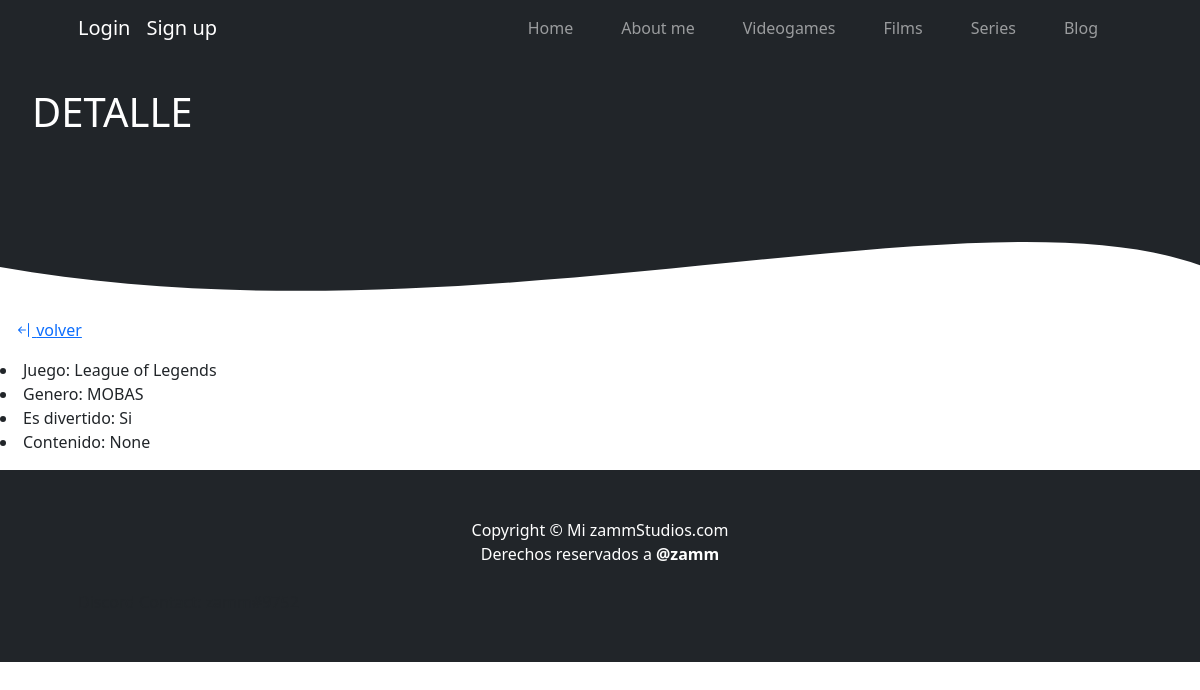
Screenshot of /entretenimiento/videojuegos/14 with the database file from the repository.
### entretenimiento/models.py (models this page shows, shortened)
class VideoJuegos(models.Model):
    nombre = models.CharField(max_length=40)
    genero = models.CharField(max_length=20)
    divertido = models.BooleanField()
    contenido = RichTextField(blank=True, null=True)

### entretenimiento/views.py (the view)
# urls.py: path('videojuegos/<int:pk>', views.DetalleVideojuego.as_view() , name='detalle_videojuego'),
class DetalleVideojuego(DetailView):
    model = VideoJuegos
    template_name = 'entretenimiento/detalle_videojuego.html'

### entretenimiento/templates/entretenimiento/detalle_videojuego.html
{% extends 'index/index.html' %}
{% block header_block %}
    <div style='display: felx; background-color: #212529;'>
        <h1 style='justify-content: center; color: #fff; padding: 2rem; margin: 0;'>DETALLE</h1>
    </div>
    <div style="height: 150px; overflow: hidden;" ><svg viewBox="0 0 500 150" preserveAspectRatio="none" style="height: 100%; width: 100%;"><path d="M-95.65,35.05 C144.74,263.98 442.15,-48.83 526.80,134.72 L500.00,0.00 L0.00,0.00 Z" style="stroke: none; fill: #212529;"></path></svg></div>
{% endblock header_block %}
{% block body_block %}
    <p>
        <a href={% url 'lista_videojuegos' %} style='padding: 1rem;'><i class="bi bi-arrow-bar-left"></i> volver</a>
    </p>
    <p>
        <li>Juego: {{object.nombre}}</li>
        <li>Genero: {{object.genero}}</li>
        {% if object.divertido %}
            <li>Es divertido: Si</li>
        {% else %}
            <li>Es divertido: No</li>
        {% endif %}
        <li>Contenido: {{object.contenido | safe}}</li>
    </p>
{% endblock body_block %}

### rows the page displays
VideoJuegos: nombre "League of Legends", genero "MOBAS", contenido "None"
